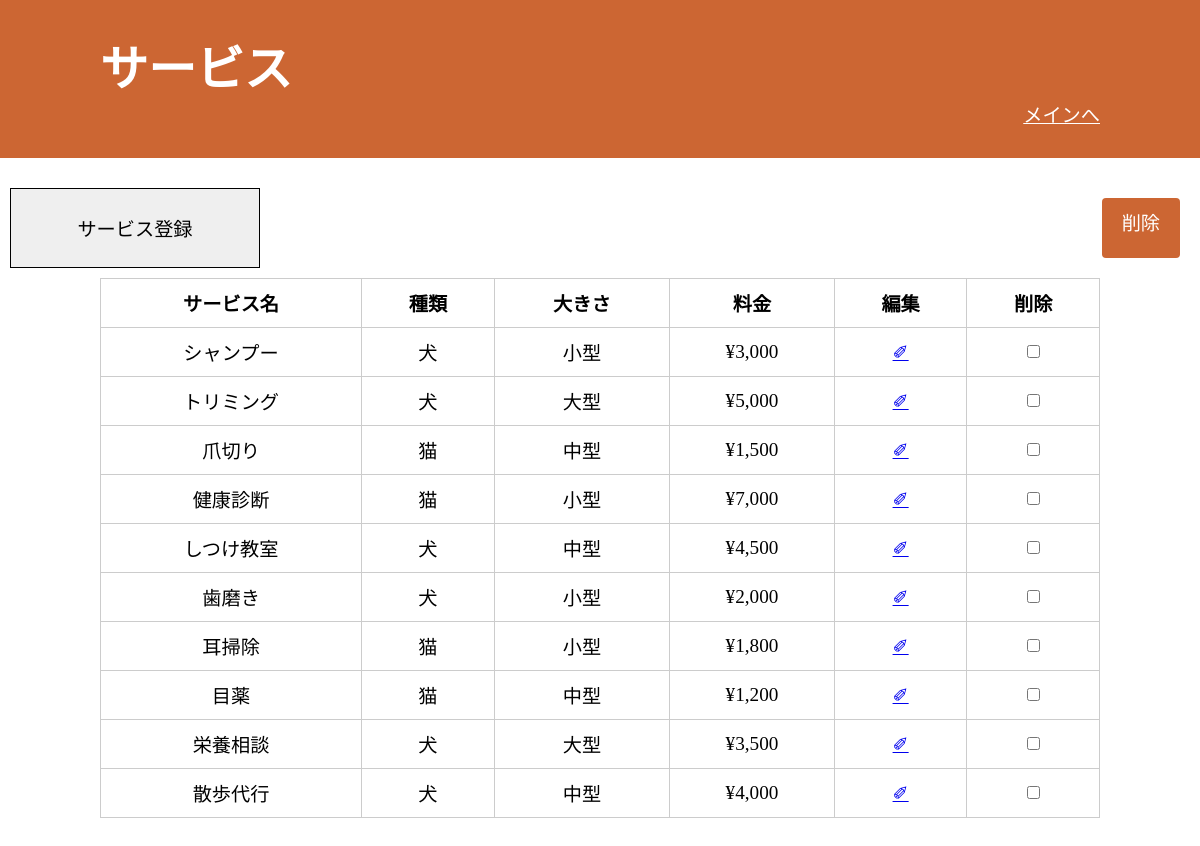
The app's page /service.php with its own data.
### tables this page shows
CREATE TABLE services (
    service_id INT AUTO_INCREMENT PRIMARY KEY,
    service_name VARCHAR(100) NOT NULL,
    service_price INT(11) NOT NULL,
    pet_type VARCHAR(100) NOT NULL,
    pet_size VARCHAR(100) NOT NULL
);

### includes/functions.php (called while the page is built, shortened)
<?php
function xss($data) {
    return htmlspecialchars(trim($data), ENT_QUOTES, 'UTF-8');
}
?>

### public/service.php (the view, shortened to what this page needs)
<?php
require_once '../includes/functions.php';
require_once '../config/config.php';
?>
<!DOCTYPE html>
<html lang="ja">
<head>
    <link rel="stylesheet" href="assets/css/style.css">
</head>
<body>
<header>
    <h1>サービス</h1>
    <nav>
        <ul>
            <li><a href="main.php">メインへ</a></li>
        </ul>
    </nav>
</header>
<main>
    <?php
    try {
        $stmt = $pdo->prepare("SELECT service_id, service_name, pet_type, pet_size, service_price FROM services");
        $stmt->execute();
        $services_table = $stmt->fetchAll();
        if (empty($services_table)) {
            echo "<p>現在登録されているサービスはありません。</p>";
        } else {
    ?>
    <form method="post" action="service_delete.php" onsubmit="return confirm('選択したサービスを削除してもよろしいですか？');">
    <div style="display: flex; justify-content: space-between;">
        <button class="service_add_btn" type="button" onclick="location.href='service_add.php'">サービス登録</button>
        <button class="history_delete_btn" type="submit">削除</button>
    </div>
        <table class="history_table">
            <thead>
                <tr>
                    <th>サービス名</th>
                    <th>種類</th>
                    <th>大きさ</th>
                    <th>料金</th>
                    <th>編集</th>
                    <th>削除</th>
                </tr>
            </thead>
            <tbody>
            <?php foreach ($services_table as $service): ?>
                <tr>
                    <td><?= xss($service['service_name']); ?></td>
                    <td><?= xss($service['pet_type']); ?></td>
                    <td><?= xss($service['pet_size']); ?></td>
                    <td>¥<?= number_format($service['service_price']); ?></td>
                    <td>
                        <a href="service_actions.php?id=<?= urlencode($service['service_id']); ?>">✐</a>
                    </td>
                    <td>
                        <input type="checkbox" name="service_delete_ids[]" value="<?= $service['service_id']; ?>">
                    </td>
                </tr>
            <?php endforeach; ?>
            </tbody>
        </table>
    </form>
    <?php
        }
    } catch (PDOException $e) {
        echo "<p style='color: red;'>エラー: " . htmlspecialchars($e->getMessage()) . "</p>";
    }
    ?>
</main>
</body>
</html>

### public/assets/css/style.css (style rules this page uses)
* { margin: 0; padding: 0; list-style: none; font-size: 100%; border: none; }
*, *::before, *::after { box-sizing: border-box; }
html { font-size: 1.2rem; }
header { width: 100%; height: 30%; padding: 30px 100px; background-color: #CC6633; }
header h1 { font-size: 2.5rem; color: #FFFFFF; }
header nav { text-align: right; }
header li a { color: #FFFFFF; }
main { height: 60%; padding-top: 20px; padding-bottom: 40px; }
input, select { border: 1px solid; }
button { border: 1px solid; }
table, th, td { border: 1px solid; margin: 0 auto; }
.service_add_btn { width: 250px; height: 80px; margin: 10px; }
.history_delete_btn { display: flex; margin: 20px; padding: 10px 20px; background-color: #CC6633; color: white; border: none; border-radius: 4px; cursor: pointer; }
.history_table { width: 100%; max-width: 1000px; border-collapse: collapse; margin: 0 auto; background-color: white; table-layout: auto; }
.history_table th, .history_table td { padding: 10px; border: 1px solid #ccc; text-align: center; white-space: nowrap; }

### records on screen
services: service_name "シャンプー", pet_type "犬", pet_size "小型", service_price "3,000"
services: service_name "トリミング", pet_type "犬", pet_size "大型", service_price "5,000"
services: service_name "爪切り", pet_type "猫", pet_size "中型", service_price "1,500"
services: service_name "健康診断", pet_type "猫", pet_size "小型", service_price "7,000"
services: service_name "しつけ教室", pet_type "犬", pet_size "中型", service_price "4,500"
services: service_name "歯磨き", pet_type "犬", pet_size "小型", service_price "2,000"
services: service_name "耳掃除", pet_type "猫", pet_size "小型", service_price "1,800"
services: service_name "目薬", pet_type "猫", pet_size "中型", service_price "1,200"
services: service_name "栄養相談", pet_type "犬", pet_size "大型", service_price "3,500"
services: service_name "散歩代行", pet_type "犬", pet_size "中型", service_price "4,000"
